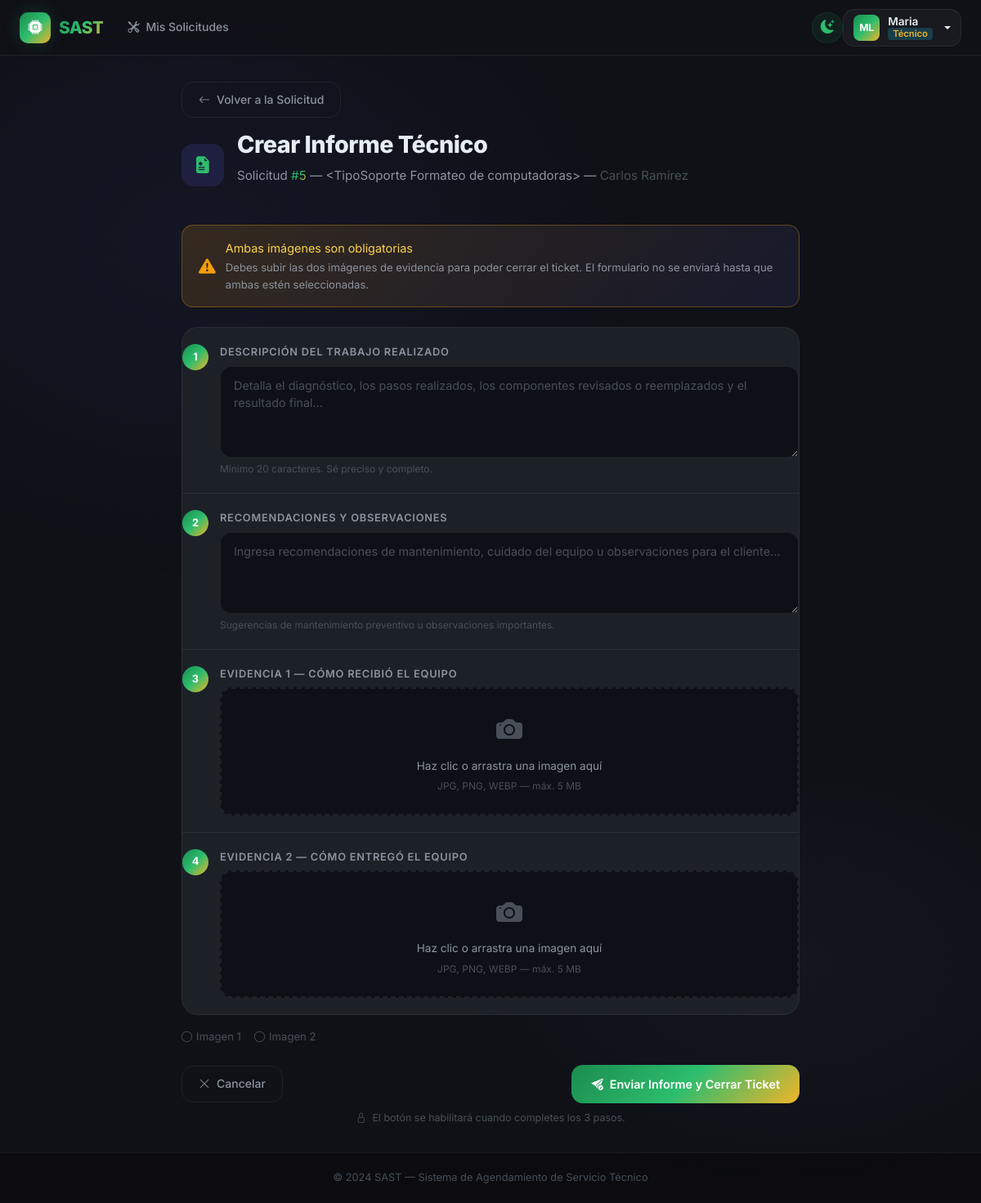
Screenshot of /tecnico/solicitud/5/informe (signed in) with the database file from the repository.
### app/models/user.py (models this page shows, shortened)
class User(UserMixin, db.Model):
    __tablename__ = 'user'
    id_user = db.Column(db.Integer, primary_key=True, autoincrement=True)
    ncedula = db.Column('Ncedula', db.String(20), nullable=False, unique=True)
    nombres = db.Column('Nombres', db.String(100), nullable=False)
    apellidos = db.Column('Apellidos', db.String(100), nullable=False)
    fecha_nacimiento = db.Column(db.Date, nullable=False)
    numero_telefono = db.Column(db.String(20), nullable=False)
    correo = db.Column('Correo', db.String(150), nullable=False, unique=True)
    contrasena = db.Column(db.String(255), nullable=False)
    sector = db.Column('Sector', db.String(100), nullable=False)
    declaracion_veracidad = db.Column(db.Boolean, default=False)
    autorizacion_datos = db.Column(db.Boolean, default=False)
    reset_token = db.Column(db.String(100), nullable=True, unique=True)
    reset_token_expiry = db.Column(db.DateTime, nullable=True)
    id_rol = db.Column(db.Integer, db.ForeignKey('roles.id_rol'), nullable=False)
    solicitudes_como_cliente = db.relationship(
        'Solicitud', foreign_keys='Solicitud.id_cliente',
        backref='cliente', lazy='dynamic'
    )
    solicitudes_como_tecnico = db.relationship(
        'Solicitud', foreign_keys='Solicitud.id_tecnico',
        backref='tecnico', lazy='dynamic'
    )
    mensajes_enviados = db.relationship('Mensaje', backref='remitente', lazy='dynamic')
    reportes = db.relationship('Reporte', backref='tecnico_reporte', lazy='dynamic')
    calificaciones_dadas = db.relationship('CalificacionTecnico', backref='cliente_calificador', lazy='dynamic')
    detalles_tecnico = db.relationship('DetallesTecnico', backref='tecnico_detalle', uselist=False)
    @property
    def nombre_completo(self):
        return f'{self.nombres} {self.apellidos}'
    @property
    def es_admin(self):
        return self.rol.nombre_rol == 'admin'
    @property
    def es_tecnico(self):
        return self.rol.nombre_rol == 'técnico'
    @property
    def es_solicitante(self):
        return self.rol.nombre_rol == 'solicitante'

class Rol(db.Model):
    __tablename__ = 'roles'
    id_rol = db.Column(db.Integer, primary_key=True, autoincrement=True)
    nombre_rol = db.Column(db.String(50), nullable=False)
    usuarios = db.relationship('User', backref='rol', lazy=True)

### app/models/solicitud.py (models this page shows, shortened)
class Solicitud(db.Model):
    __tablename__ = 'solicitudes'
    id_solicitud = db.Column(db.Integer, primary_key=True, autoincrement=True)
    descripcion = db.Column(db.Text, nullable=False)
    fecha_atencion = db.Column(db.Date, nullable=False)
    horario_solicitado = db.Column(db.String(50), nullable=False)
    recursos_adicionales = db.Column(db.Text)
    fecha_creacion = db.Column(db.DateTime, default=datetime.utcnow)
    id_cliente = db.Column(db.Integer, db.ForeignKey('user.id_user'), nullable=False)
    id_tecnico = db.Column(db.Integer, db.ForeignKey('user.id_user'), nullable=True)
    id_estado = db.Column(db.Integer, db.ForeignKey('estado_solicitudes.id_estado'), nullable=False)
    id_tipo_soporte = db.Column(db.Integer, db.ForeignKey('tipo_soportes.id_tipo_soporte'), nullable=False)
    mensajes = db.relationship('Mensaje', backref='solicitud', lazy='dynamic', cascade='all, delete-orphan')
    reporte = db.relationship('Reporte', backref='solicitud', uselist=False, cascade='all, delete-orphan')
    calificacion = db.relationship('CalificacionTecnico', backref='solicitud', uselist=False, cascade='all, delete-orphan')

class TipoSoporte(db.Model):
    __tablename__ = 'tipo_soportes'
    id_tipo_soporte = db.Column(db.Integer, primary_key=True, autoincrement=True)
    nombre_soporte = db.Column(db.String(100), nullable=False)
    solicitudes = db.relationship('Solicitud', backref='tipo_soporte', lazy=True)
    def __repr__(self):
        return f'<TipoSoporte {self.nombre_soporte}>'

### app/blueprints/tecnico/__init__.py (the view, shortened to what this page needs)
@tecnico_bp.route('/solicitud/<int:solicitud_id>/informe', methods=['GET', 'POST'])
@login_required
@tecnico_required
def crear_informe(solicitud_id):
    solicitud = Solicitud.query.get_or_404(solicitud_id)
    if solicitud.id_tecnico != current_user.id_user:
        abort(403)
    if solicitud.estado.nombre_estado in ['Resuelto', 'Cancelado']:
        flash('Esta solicitud ya está cerrada y no puede recibir un informe.', 'warning')
        return redirect(url_for('tecnico.ver_solicitud', solicitud_id=solicitud_id))
    if solicitud.reporte:
        flash('Ya existe un informe para esta solicitud.', 'info')
        return redirect(url_for('tecnico.ver_solicitud', solicitud_id=solicitud_id))
    return render_template('tecnico/informe.html', solicitud=solicitud)

### app/blueprints/tecnico/__init__.py (called while the page is built)
def tecnico_required(f):
    @wraps(f)
    def decorated(*args, **kwargs):
        if not current_user.is_authenticated:
            return redirect(url_for('auth.login'))
        if not current_user.es_tecnico:
            abort(403)
        return f(*args, **kwargs)
    return decorated

### app/templates/tecnico/informe.html (shortened to what this page needs)
{% extends 'base.html' %}
{% block content %}
<div class="container" style="max-width:780px;">
    <div class="page-header">
        <div class="mb-3">
            <a href="{{ url_for('tecnico.ver_solicitud', solicitud_id=solicitud.id_solicitud) }}"
               class="btn-outline-custom">
                <i class="bi bi-arrow-left"></i>
                Volver a la Solicitud
            </a>
        </div>
        <div class="d-flex align-items-center gap-3">
            <div class="stat-icon purple" style="width:52px;height:52px;font-size:1.3rem;border-radius:14px;flex-shrink:0;">
                <i class="bi bi-file-earmark-medical-fill"></i>
            </div>
            <div>
                <h1>Crear Informe Técnico</h1>
                <p>
                    Solicitud
                    <span class="text-gradient fw-700">#{{ solicitud.id_solicitud }}</span>
                    &mdash; {{ solicitud.tipo_soporte }}
                    &mdash; <span style="color:var(--text-muted);">{{ solicitud.cliente.nombre_completo }}</span>
                </p>
            </div>
        </div>
    </div>
    <div class="alert-notification mb-4" id="warningBanner">
        <i class="bi bi-exclamation-triangle-fill"
           style="color:var(--warning);font-size:1.3rem;flex-shrink:0;"></i>
        <div>
            <div class="fw-700" style="color:#fcd34d;font-size:0.9rem;">Ambas imágenes son obligatorias</div>
            <div style="color:var(--text-secondary);font-size:0.82rem;margin-top:2px;">
                Debes subir las dos imágenes de evidencia para poder cerrar el ticket.
                El formulario no se enviará hasta que ambas estén seleccionadas.
            </div>
        </div>
    </div>
    <form method="POST"
          action="{{ url_for('tecnico.crear_informe', solicitud_id=solicitud.id_solicitud) }}"
          enctype="multipart/form-data"
          id="informeForm"
          novalidate>
        <div class="section-card">
            <div class="section-card-body" style="padding:0;">
                <div class="report-step">
                    <div class="step-number flex-shrink-0">1</div>
                    <div class="flex-grow-1">
                        <label class="form-label" for="descripcion_trabajo">
                            Descripción del trabajo realizado
                        </label>
                        <textarea id="descripcion_trabajo"
                                  name="descripcion_trabajo"
                                  class="form-control"
                                  rows="4"
                                  placeholder="Detalla el diagnóstico, los pasos realizados, los componentes revisados o reemplazados y el resultado final…"
                                  required
                                  minlength="20">{{ request.form.get('descripcion_trabajo', '') }}</textarea>
                        <div class="mt-1" style="color:var(--text-muted);font-size:0.75rem;">
                            Mínimo 20 caracteres. Sé preciso y completo.
                        </div>
                    </div>
                </div>
                <div class="report-step">
                    <div class="step-number flex-shrink-0">2</div>
                    <div class="flex-grow-1">
                        <label class="form-label" for="recomendaciones">
                            Recomendaciones y Observaciones
                        </label>
                        <textarea id="recomendaciones"
                                  name="recomendaciones"
                                  class="form-control"
                                  rows="3"
                                  placeholder="Ingresa recomendaciones de mantenimiento, cuidado del equipo u observaciones para el cliente…">{{ request.form.get('recomendaciones', '') }}</textarea>
                        <div class="mt-1" style="color:var(--text-muted);font-size:0.75rem;">
                            Sugerencias de mantenimiento preventivo u observaciones importantes.
                        </div>
                    </div>
                </div>
                <div class="report-step">
                    <div class="step-number flex-shrink-0">3</div>
                    <div class="flex-grow-1">
                        <label class="form-label" for="imagen_evidencia_1">
                            Evidencia 1 &mdash; Cómo recibió el equipo
                        </label>
                        <div class="file-upload-area" id="uploadArea1">
                            <div id="label1">
                                <div class="file-upload-icon"><i class="bi bi-camera-fill"></i></div>
                                <div class="file-upload-text">Haz clic o arrastra una imagen aquí</div>
                                <div class="file-upload-hint">JPG, PNG, WEBP — máx. 5 MB</div>
                            </div>
                        </div>
                    </div>
                </div>
                <div class="report-step">
                    <div class="step-number flex-shrink-0">4</div>
                    <div class="flex-grow-1">
                        <label class="form-label" for="imagen_evidencia_2">
                            Evidencia 2 &mdash; Cómo entregó el equipo
                        </label>
                        <div class="file-upload-area" id="uploadArea2">
                            <div id="label2">
                                <div class="file-upload-icon"><i class="bi bi-camera-fill"></i></div>
                                <div class="file-upload-text">Haz clic o arrastra una imagen aquí</div>
                                <div class="file-upload-hint">JPG, PNG, WEBP — máx. 5 MB</div>
                            </div>
                        </div>
                    </div>
                </div>
            </div>
        </div>
        <div id="progressIndicator"
             class="d-flex align-items-center gap-3 mt-3"
             style="font-size:0.82rem;color:var(--text-muted);">
            <span id="progImg1" style="display:flex;align-items:center;gap:5px;">
                <i class="bi bi-circle" style="color:var(--text-muted);"></i> Imagen 1
            </span>
            <span id="progImg2" style="display:flex;align-items:center;gap:5px;">
                <i class="bi bi-circle" style="color:var(--text-muted);"></i> Imagen 2
            </span>
        </div>
        <div class="d-flex align-items-center justify-content-between gap-3 mt-4 flex-wrap">
            <a href="{{ url_for('tecnico.ver_solicitud', solicitud_id=solicitud.id_solicitud) }}"
               class="btn-outline-custom">
                <i class="bi bi-x-lg"></i> Cancelar
            </a>
            <button type="submit" class="btn-primary-custom" id="submitBtn" disabled>
                <i class="bi bi-send-check-fill"></i>
                Enviar Informe y Cerrar Ticket
            </button>
        </div>
        <div id="submitHint"
             class="text-center mt-2"
             style="color:var(--text-muted);font-size:0.78rem;">
            <i class="bi bi-lock me-1"></i>
            El botón se habilitará cuando completes los 3 pasos.
        </div>
    </form>
</div>
{% endblock %}

### app/templates/base.html (shortened to what this page needs)
<!DOCTYPE html>
<html lang="es">
<head>
    <link href="https://cdn.jsdelivr.net/npm/bootstrap@5.3.3/dist/css/bootstrap.min.css" rel="stylesheet">
    <link rel="stylesheet" href="https://cdn.jsdelivr.net/npm/bootstrap-icons@1.11.3/font/bootstrap-icons.min.css">
    <link rel="stylesheet" href="{{ url_for('static', filename='css/main.css') }}">
</head>
<body>
{% if current_user.is_authenticated %}
<nav class="navbar navbar-expand-lg" id="mainNavbar">
    <div class="container-fluid px-4">
        <a class="navbar-brand" href="{{ url_for('index') }}">
            <div class="brand-icon">
                <i class="bi bi-cpu-fill"></i>
            </div>
            <span>SAST</span>
        </a>
        <div class="collapse navbar-collapse" id="navContent">
            <ul class="navbar-nav me-auto mb-2 mb-lg-0">
                {% if current_user.es_admin %}
                <li class="nav-item">
                    <a class="nav-link {% if request.endpoint == 'admin.dashboard' %}active{% endif %}"
                       href="{{ url_for('admin.dashboard') }}">
                        <i class="bi bi-speedometer2 me-1"></i>Dashboard
                    </a>
                </li>
                <li class="nav-item">
                    <a class="nav-link {% if request.endpoint == 'admin.solicitudes' %}active{% endif %}"
                       href="{{ url_for('admin.solicitudes') }}">
                        <i class="bi bi-ticket-detailed me-1"></i>Solicitudes
                    </a>
                </li>
                <li class="nav-item">
                    <a class="nav-link {% if request.endpoint == 'admin.usuarios' %}active{% endif %}"
                       href="{{ url_for('admin.usuarios') }}">
                        <i class="bi bi-people me-1"></i>Usuarios
                    </a>
                </li>
                {% elif current_user.es_tecnico %}
                <li class="nav-item">
                    <a class="nav-link {% if request.endpoint == 'tecnico.dashboard' %}active{% endif %}"
                       href="{{ url_for('tecnico.dashboard') }}">
                        <i class="bi bi-tools me-1"></i>Mis Solicitudes
                    </a>
                </li>
                {% endif %}
            </ul>
            <button id="themeToggle" title="Cambiar tema" onclick="toggleTheme()">
                <i class="bi bi-moon-stars-fill" id="themeIcon"></i>
            </button>
            <div class="dropdown user-menu">
                <button class="btn user-btn dropdown-toggle" type="button" data-bs-toggle="dropdown">
                    <div class="user-avatar">
                        {{ current_user.nombres[0] }}{{ current_user.apellidos[0] }}
                    </div>
                    <div class="user-info">
                        <span class="user-name">{{ current_user.nombres }}</span>
                        <span class="user-role role-{{ current_user.rol.nombre_rol | replace('é', 'e') | replace('ó', 'o') }}">
                            {{ current_user.rol.nombre_rol | capitalize }}
                        </span>
                    </div>
                </button>
            </div>
        </div>
    </div>
</nav>
{% endif %}
<div id="liveToastContainer" class="toast-container position-fixed bottom-0 end-0 p-3" style="z-index:9999;">
</div>
<main class="main-content {% if not current_user.is_authenticated %}auth-page{% endif %}">
    {% block content %}{% endblock %}
</main>
<footer class="app-footer">
    <div class="container text-center">
        <span>© 2024 SAST — Sistema de Agendamiento de Servicio Técnico</span>
    </div>
</footer>
</body>
</html>

### rows the page displays
User: Nombres "M", Apellidos "L", nombres "Maria"
Rol: rol.nombre_rol "Técnico"
Solicitud: id_solicitud "5"
TipoSoporte: tipo_soporte "<TipoSoporte Formateo de computadoras>"
User: cliente.nombre_completo "Carlos Ramirez"
